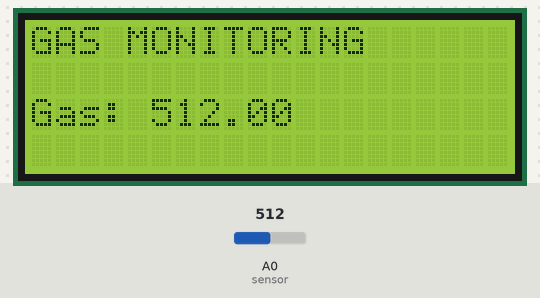
Recording of a sketch running on a simulated Arduino Uno, built with avr-gcc and run on an emulated ATmega328P. On the bench: 20×4 character LCD. Inputs (shaded band) come from the test bench; at power-on: A0 (sensor) = 512.

Above: at 4.2 s.
4.3 s: A0 (sensor) set to 716
At 5.8 s:
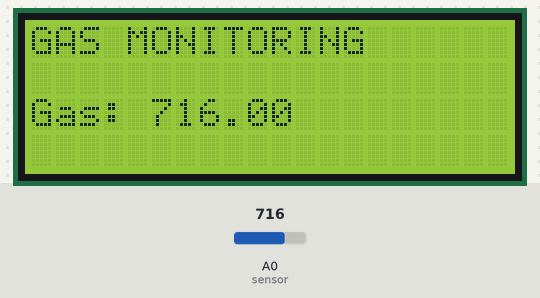
8.4 s: A0 (sensor) set to 900
At 9.5 s:
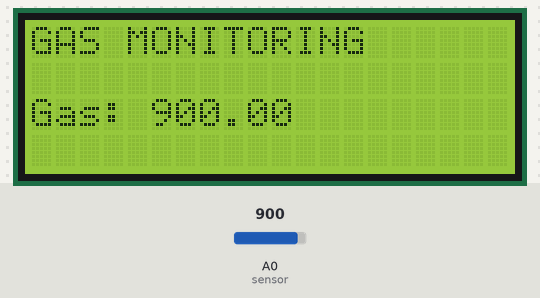
11.6 s: A0 (sensor) set to 1023
At 12.7 s:
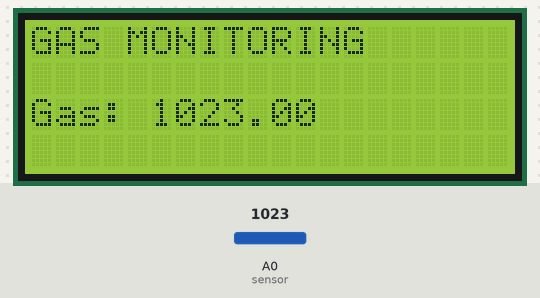
Timing chart, 0 to 14.6 s (numbered marks = the images above; inputs shaded):
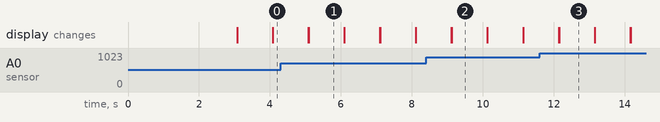

The sketch:

Gas_Sensor_with_LCD.ino
```cpp
#include <LiquidCrystal.h>
LiquidCrystal lcd(12, 11, 5, 4, 3, 2);
int sensor = A0;
void setup() {
  lcd.begin(20, 4);
  lcd.print("GAS MONITORING");
  lcd.setCursor(0,1);
  lcd.print("SYSTEM");
  lcd.setCursor(0, 2);
  lcd.print("By Elisee");
  pinMode(sensor, INPUT);
  delay(3000);
}

void loop() {
  lcd.clear();
  float sensor_value = analogRead(sensor);
  lcd.print("GAS MONITORING");
  lcd.setCursor(0, 2);
  lcd.print("Gas: ");
  lcd.print(sensor_value);

  delay(1000);
  lcd.clear();
}
```

Measured:
- after the input at 4.3 s, the display: first differs from a run without the input after 0.79 s (image 1)
- after the input at 8.4 s, the display: first differs from a run without the input after 0.72 s (image 2)
- after the input at 11.6 s, the display: first differs from a run without the input after 0.55 s (image 3)
- what the display in image 1 shows lasts 1.0 s, from 5.1 s to 6.1 s
